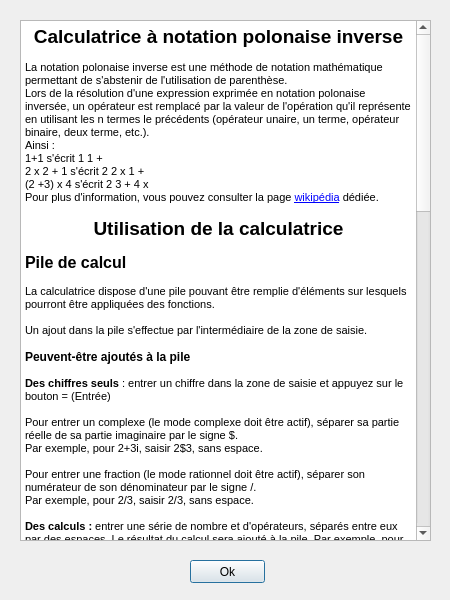
<?xml version="1.0" encoding="UTF-8"?>
<ui version="4.0">
 <class>Aide</class>
 <widget class="QDialog" name="Aide">
  <property name="geometry">
   <rect>
    <x>0</x>
    <y>0</y>
    <width>450</width>
    <height>600</height>
   </rect>
  </property>
  <property name="windowTitle">
   <string>Aide</string>
  </property>
  <widget class="QTextBrowser" name="textAide">
   <property name="enabled">
    <bool>true</bool>
   </property>
   <property name="geometry">
    <rect>
     <x>20</x>
     <y>20</y>
     <width>411</width>
     <height>521</height>
    </rect>
   </property>
   <property name="html">
    <string>&lt;!DOCTYPE HTML PUBLIC &quot;-//W3C//DTD HTML 4.0//EN&quot; &quot;http://www.w3.org/TR/REC-html40/strict.dtd&quot;&gt;
&lt;html&gt;&lt;head&gt;&lt;meta name=&quot;qrichtext&quot; content=&quot;1&quot; /&gt;&lt;style type=&quot;text/css&quot;&gt;
p, li { white-space: pre-wrap; }
&lt;/style&gt;&lt;/head&gt;&lt;body style=&quot; font-family:'MS Shell Dlg 2'; font-size:8.25pt; font-weight:400; font-style:normal;&quot;&gt;
&lt;p align=&quot;center&quot; style=&quot; margin-top:0px; margin-bottom:0px; margin-left:0px; margin-right:0px; -qt-block-indent:0; text-indent:0px;&quot;&gt;&lt;span style=&quot; font-size:14pt; font-weight:600;&quot;&gt;Calculatrice à notation polonaise inverse&lt;/span&gt;&lt;/p&gt;
&lt;p style=&quot;-qt-paragraph-type:empty; margin-top:0px; margin-bottom:0px; margin-left:0px; margin-right:0px; -qt-block-indent:0; text-indent:0px; font-size:8pt;&quot;&gt;&lt;/p&gt;
&lt;p style=&quot; margin-top:0px; margin-bottom:0px; margin-left:0px; margin-right:0px; -qt-block-indent:0; text-indent:0px;&quot;&gt;&lt;span style=&quot; font-size:8pt;&quot;&gt;La notation polonaise inverse est une méthode de notation mathématique permettant de s'abstenir de l'utilisation de parenthèse.&lt;/span&gt;&lt;/p&gt;
&lt;p style=&quot; margin-top:0px; margin-bottom:0px; margin-left:0px; margin-right:0px; -qt-block-indent:0; text-indent:0px;&quot;&gt;&lt;span style=&quot; font-size:8pt;&quot;&gt;Lors de la résolution d'une expression exprimée en notation polonaise inversée, un opérateur est remplacé par la valeur de l'opération qu'il représente en utilisant les n termes le précédents (opérateur unaire, un terme, opérateur binaire, deux terme, etc.).&lt;/span&gt;&lt;/p&gt;
&lt;p style=&quot; margin-top:0px; margin-bottom:0px; margin-left:0px; margin-right:0px; -qt-block-indent:0; text-indent:0px;&quot;&gt;&lt;span style=&quot; font-size:8pt;&quot;&gt;Ainsi :&lt;/span&gt;&lt;/p&gt;
&lt;p style=&quot; margin-top:0px; margin-bottom:0px; margin-left:0px; margin-right:0px; -qt-block-indent:0; text-indent:0px;&quot;&gt;&lt;span style=&quot; font-size:8pt;&quot;&gt;1+1 s'écrit 1 1 +&lt;/span&gt;&lt;/p&gt;
&lt;p style=&quot; margin-top:0px; margin-bottom:0px; margin-left:0px; margin-right:0px; -qt-block-indent:0; text-indent:0px;&quot;&gt;&lt;span style=&quot; font-size:8pt;&quot;&gt;2 x 2 + 1 s'écrit 2 2 x 1 +&lt;/span&gt;&lt;/p&gt;
&lt;p style=&quot; margin-top:0px; margin-bottom:0px; margin-left:0px; margin-right:0px; -qt-block-indent:0; text-indent:0px;&quot;&gt;&lt;span style=&quot; font-size:8pt;&quot;&gt;(2 +3) x 4 s'écrit 2 3 + 4 x&lt;/span&gt;&lt;/p&gt;
&lt;p style=&quot; margin-top:0px; margin-bottom:0px; margin-left:0px; margin-right:0px; -qt-block-indent:0; text-indent:0px;&quot;&gt;&lt;span style=&quot; font-size:8pt;&quot;&gt;Pour plus d'information, vous pouvez consulter la page &lt;/span&gt;&lt;a href=&quot;https://fr.wikipedia.org/wiki/Notation_polonaise_inverse&quot;&gt;&lt;span style=&quot; font-size:8pt; text-decoration: underline; color:#0000ff;&quot;&gt;wikipédia&lt;/span&gt;&lt;/a&gt;&lt;span style=&quot; font-size:8pt;&quot;&gt; dédiée.&lt;/span&gt;&lt;/p&gt;
&lt;p style=&quot;-qt-paragraph-type:empty; margin-top:0px; margin-bottom:0px; margin-left:0px; margin-right:0px; -qt-block-indent:0; text-indent:0px; font-size:8pt;&quot;&gt;&lt;/p&gt;
&lt;p align=&quot;center&quot; style=&quot; margin-top:0px; margin-bottom:0px; margin-left:0px; margin-right:0px; -qt-block-indent:0; text-indent:0px;&quot;&gt;&lt;span style=&quot; font-size:14pt; font-weight:600;&quot;&gt;Utilisation de la calculatrice&lt;/span&gt;&lt;/p&gt;
&lt;p style=&quot;-qt-paragraph-type:empty; margin-top:0px; margin-bottom:0px; margin-left:0px; margin-right:0px; -qt-block-indent:0; text-indent:0px; font-size:8pt;&quot;&gt;&lt;/p&gt;
&lt;p style=&quot; margin-top:0px; margin-bottom:0px; margin-left:0px; margin-right:0px; -qt-block-indent:0; text-indent:0px;&quot;&gt;&lt;span style=&quot; font-size:12pt; font-weight:600;&quot;&gt;Pile de calcul&lt;/span&gt;&lt;/p&gt;
&lt;p style=&quot;-qt-paragraph-type:empty; margin-top:0px; margin-bottom:0px; margin-left:0px; margin-right:0px; -qt-block-indent:0; text-indent:0px; font-size:8pt;&quot;&gt;&lt;/p&gt;
&lt;p style=&quot; margin-top:0px; margin-bottom:0px; margin-left:0px; margin-right:0px; -qt-block-indent:0; text-indent:0px;&quot;&gt;&lt;span style=&quot; font-size:8pt;&quot;&gt;La calculatrice dispose d'une pile pouvant être remplie d'éléments sur lesquels pourront être appliquées des fonctions.&lt;/span&gt;&lt;/p&gt;
&lt;p style=&quot;-qt-paragraph-type:empty; margin-top:0px; margin-bottom:0px; margin-left:0px; margin-right:0px; -qt-block-indent:0; text-indent:0px; font-size:8pt;&quot;&gt;&lt;/p&gt;
&lt;p style=&quot; margin-top:0px; margin-bottom:0px; margin-left:0px; margin-right:0px; -qt-block-indent:0; text-indent:0px;&quot;&gt;&lt;span style=&quot; font-size:8pt;&quot;&gt;Un ajout dans la pile s'effectue par l'intermédiaire de la zone de saisie.&lt;/span&gt;&lt;/p&gt;
&lt;p style=&quot;-qt-paragraph-type:empty; margin-top:0px; margin-bottom:0px; margin-left:0px; margin-right:0px; -qt-block-indent:0; text-indent:0px; font-size:8pt;&quot;&gt;&lt;/p&gt;
&lt;p style=&quot; margin-top:0px; margin-bottom:0px; margin-left:0px; margin-right:0px; -qt-block-indent:0; text-indent:0px;&quot;&gt;&lt;span style=&quot; font-size:9pt; font-weight:600;&quot;&gt;Peuvent-être ajoutés à la pile&lt;/span&gt;&lt;/p&gt;
&lt;p style=&quot;-qt-paragraph-type:empty; margin-top:0px; margin-bottom:0px; margin-left:0px; margin-right:0px; -qt-block-indent:0; text-indent:0px; font-size:8pt;&quot;&gt;&lt;/p&gt;
&lt;p style=&quot; margin-top:0px; margin-bottom:0px; margin-left:0px; margin-right:0px; -qt-block-indent:0; text-indent:0px;&quot;&gt;&lt;span style=&quot; font-size:8pt; font-weight:600;&quot;&gt;Des chiffres seuls &lt;/span&gt;&lt;span style=&quot; font-size:8pt;&quot;&gt;: entrer un chiffre dans la zone de saisie et appuyez sur le bouton = (Entrée)&lt;/span&gt;&lt;/p&gt;
&lt;p style=&quot;-qt-paragraph-type:empty; margin-top:0px; margin-bottom:0px; margin-left:0px; margin-right:0px; -qt-block-indent:0; text-indent:0px; font-size:8pt;&quot;&gt;&lt;/p&gt;
&lt;p style=&quot; margin-top:0px; margin-bottom:0px; margin-left:0px; margin-right:0px; -qt-block-indent:0; text-indent:0px;&quot;&gt;&lt;span style=&quot; font-size:8pt;&quot;&gt;Pour entrer un complexe (le mode complexe doit être actif), séparer sa partie réelle de sa partie imaginaire par le signe $. &lt;/span&gt;&lt;/p&gt;
&lt;p style=&quot; margin-top:0px; margin-bottom:0px; margin-left:0px; margin-right:0px; -qt-block-indent:0; text-indent:0px;&quot;&gt;&lt;span style=&quot; font-size:8pt;&quot;&gt;Par exemple, pour 2+3i, saisir 2$3, sans espace.&lt;/span&gt;&lt;/p&gt;
&lt;p style=&quot;-qt-paragraph-type:empty; margin-top:0px; margin-bottom:0px; margin-left:0px; margin-right:0px; -qt-block-indent:0; text-indent:0px; font-size:8pt;&quot;&gt;&lt;/p&gt;
&lt;p style=&quot; margin-top:0px; margin-bottom:0px; margin-left:0px; margin-right:0px; -qt-block-indent:0; text-indent:0px;&quot;&gt;&lt;span style=&quot; font-size:8pt;&quot;&gt;Pour entrer une fraction (le mode rationnel doit être actif), séparer son numérateur de son dénominateur par le signe /. &lt;/span&gt;&lt;/p&gt;
&lt;p style=&quot; margin-top:0px; margin-bottom:0px; margin-left:0px; margin-right:0px; -qt-block-indent:0; text-indent:0px;&quot;&gt;&lt;span style=&quot; font-size:8pt;&quot;&gt;Par exemple, pour 2/3, saisir 2/3, sans espace.&lt;/span&gt;&lt;/p&gt;
&lt;p style=&quot;-qt-paragraph-type:empty; margin-top:0px; margin-bottom:0px; margin-left:0px; margin-right:0px; -qt-block-indent:0; text-indent:0px; font-size:8pt;&quot;&gt;&lt;/p&gt;
&lt;p style=&quot; margin-top:0px; margin-bottom:0px; margin-left:0px; margin-right:0px; -qt-block-indent:0; text-indent:0px;&quot;&gt;&lt;span style=&quot; font-size:8pt; font-weight:600;&quot;&gt;Des calculs :&lt;/span&gt;&lt;span style=&quot; font-size:8pt;&quot;&gt; entrer une série de nombre et d'opérateurs, séparés entre eux par des espaces. Le résultat du calcul sera ajouté à la pile. Par exemple, pour 2+2, entrer 2 2 +&lt;/span&gt;&lt;/p&gt;
&lt;p style=&quot;-qt-paragraph-type:empty; margin-top:0px; margin-bottom:0px; margin-left:0px; margin-right:0px; -qt-block-indent:0; text-indent:0px; font-size:8pt;&quot;&gt;&lt;/p&gt;
&lt;p style=&quot; margin-top:0px; margin-bottom:0px; margin-left:0px; margin-right:0px; -qt-block-indent:0; text-indent:0px;&quot;&gt;&lt;span style=&quot; font-size:8pt; font-weight:600;&quot;&gt;Des expression : &lt;/span&gt;&lt;span style=&quot; font-size:8pt;&quot;&gt;une expression est une série de nombres et/ou d'opérateurs encadrés de guillemets : &amp;quot;&amp;quot;. L'expression est ajoutée dans l'état à la pile. Pour calculer son contenu, appuyer sur la touche EVAL (voir plus bas, Bouton EVAL). &lt;/span&gt;&lt;/p&gt;
&lt;p style=&quot; margin-top:0px; margin-bottom:0px; margin-left:0px; margin-right:0px; -qt-block-indent:0; text-indent:0px;&quot;&gt;&lt;span style=&quot; font-size:8pt;&quot;&gt;Exemples : &amp;quot;2 2 +&amp;quot; ou &amp;quot;1 2 3 4 + - *&amp;quot; ou &amp;quot;1 2 3&amp;quot; etc.&lt;/span&gt;&lt;/p&gt;
&lt;p style=&quot;-qt-paragraph-type:empty; margin-top:0px; margin-bottom:0px; margin-left:0px; margin-right:0px; -qt-block-indent:0; text-indent:0px; font-size:8pt;&quot;&gt;&lt;/p&gt;
&lt;p style=&quot; margin-top:0px; margin-bottom:0px; margin-left:0px; margin-right:0px; -qt-block-indent:0; text-indent:0px;&quot;&gt;&lt;span style=&quot; font-size:8pt; font-weight:600;&quot;&gt;Des opérateurs seuls :&lt;/span&gt;&lt;span style=&quot; font-size:8pt;&quot;&gt; l'ajout d'un opérateur seul entrainera le dépilement des deux derniers éléments de la pile (ou du dernier dans le cas d'un opérateur unaire comme le sinus, ou le carré), et l'ajout du résultat de l'opération à la pile.&lt;/span&gt;&lt;/p&gt;
&lt;p style=&quot;-qt-paragraph-type:empty; margin-top:0px; margin-bottom:0px; margin-left:0px; margin-right:0px; -qt-block-indent:0; text-indent:0px; font-size:8pt;&quot;&gt;&lt;/p&gt;
&lt;p style=&quot;-qt-paragraph-type:empty; margin-top:0px; margin-bottom:0px; margin-left:0px; margin-right:0px; -qt-block-indent:0; text-indent:0px; font-size:8pt;&quot;&gt;&lt;/p&gt;
&lt;p style=&quot; margin-top:0px; margin-bottom:0px; margin-left:0px; margin-right:0px; -qt-block-indent:0; text-indent:0px;&quot;&gt;&lt;span style=&quot; font-size:12pt; font-weight:600;&quot;&gt;Description des fonctionnalités&lt;/span&gt;&lt;/p&gt;
&lt;p style=&quot; margin-top:0px; margin-bottom:0px; margin-left:0px; margin-right:0px; -qt-block-indent:0; text-indent:0px;&quot;&gt;&lt;span style=&quot; font-size:8pt;&quot;&gt;		&lt;/span&gt;&lt;/p&gt;
&lt;p style=&quot; margin-top:0px; margin-bottom:0px; margin-left:0px; margin-right:0px; -qt-block-indent:0; text-indent:0px;&quot;&gt;&lt;span style=&quot; font-size:8pt; font-weight:600;&quot;&gt;Bouton +&lt;/span&gt;&lt;span style=&quot; font-size:8pt;&quot;&gt; : Somme des deux nombres/expressions précédent(e)s&lt;/span&gt;&lt;/p&gt;
&lt;p style=&quot; margin-top:0px; margin-bottom:0px; margin-left:0px; margin-right:0px; -qt-block-indent:0; text-indent:0px;&quot;&gt;&lt;span style=&quot; font-size:8pt;&quot;&gt;	 	&lt;/span&gt;&lt;/p&gt;
&lt;p style=&quot; margin-top:0px; margin-bottom:0px; margin-left:0px; margin-right:0px; -qt-block-indent:0; text-indent:0px;&quot;&gt;&lt;span style=&quot; font-size:8pt; font-weight:600;&quot;&gt;Bouton -&lt;/span&gt;&lt;span style=&quot; font-size:8pt;&quot;&gt; : Soustraction des deux nombres/expressions précédent(e)s&lt;/span&gt;&lt;/p&gt;
&lt;p style=&quot; margin-top:0px; margin-bottom:0px; margin-left:0px; margin-right:0px; -qt-block-indent:0; text-indent:0px;&quot;&gt;&lt;span style=&quot; font-size:8pt;&quot;&gt;		&lt;/span&gt;&lt;/p&gt;
&lt;p style=&quot; margin-top:0px; margin-bottom:0px; margin-left:0px; margin-right:0px; -qt-block-indent:0; text-indent:0px;&quot;&gt;&lt;span style=&quot; font-size:8pt; font-weight:600;&quot;&gt;Bouton *&lt;/span&gt;&lt;span style=&quot; font-size:8pt;&quot;&gt; : Multiplication des deux nombres/expressions précédent(e)s&lt;/span&gt;&lt;/p&gt;
&lt;p style=&quot; margin-top:0px; margin-bottom:0px; margin-left:0px; margin-right:0px; -qt-block-indent:0; text-indent:0px;&quot;&gt;&lt;span style=&quot; font-size:8pt;&quot;&gt;		&lt;/span&gt;&lt;/p&gt;
&lt;p style=&quot; margin-top:0px; margin-bottom:0px; margin-left:0px; margin-right:0px; -qt-block-indent:0; text-indent:0px;&quot;&gt;&lt;span style=&quot; font-size:8pt; font-weight:600;&quot;&gt;Bouton /&lt;/span&gt;&lt;span style=&quot; font-size:8pt;&quot;&gt; : Division des deux nombres/expressions précédent(e)s&lt;/span&gt;&lt;/p&gt;
&lt;p style=&quot; margin-top:0px; margin-bottom:0px; margin-left:0px; margin-right:0px; -qt-block-indent:0; text-indent:0px;&quot;&gt;&lt;span style=&quot; font-size:8pt;&quot;&gt;		&lt;/span&gt;&lt;/p&gt;
&lt;p style=&quot; margin-top:0px; margin-bottom:0px; margin-left:0px; margin-right:0px; -qt-block-indent:0; text-indent:0px;&quot;&gt;&lt;span style=&quot; font-size:8pt; font-weight:600;&quot;&gt;Bouton MOD&lt;/span&gt;&lt;span style=&quot; font-size:8pt;&quot;&gt; : Reste de la division entière des deux entiers précédents (mode entier seulement)		&lt;/span&gt;&lt;/p&gt;
&lt;p style=&quot; margin-top:0px; margin-bottom:0px; margin-left:0px; margin-right:0px; -qt-block-indent:0; text-indent:0px;&quot;&gt;&lt;span style=&quot; font-size:8pt;&quot;&gt;		&lt;/span&gt;&lt;/p&gt;
&lt;p style=&quot; margin-top:0px; margin-bottom:0px; margin-left:0px; margin-right:0px; -qt-block-indent:0; text-indent:0px;&quot;&gt;&lt;span style=&quot; font-size:8pt; font-weight:600;&quot;&gt;Bouton POW&lt;/span&gt;&lt;span style=&quot; font-size:8pt;&quot;&gt; : Fonction puissance : 2 3 POW &amp;lt;=&amp;gt; 2 puissance 3&lt;/span&gt;&lt;/p&gt;
&lt;p style=&quot; margin-top:0px; margin-bottom:0px; margin-left:0px; margin-right:0px; -qt-block-indent:0; text-indent:0px;&quot;&gt;&lt;span style=&quot; font-size:8pt;&quot;&gt;		&lt;/span&gt;&lt;/p&gt;
&lt;p style=&quot; margin-top:0px; margin-bottom:0px; margin-left:0px; margin-right:0px; -qt-block-indent:0; text-indent:0px;&quot;&gt;&lt;span style=&quot; font-size:8pt;&quot;&gt;		&lt;/span&gt;&lt;/p&gt;
&lt;p style=&quot; margin-top:0px; margin-bottom:0px; margin-left:0px; margin-right:0px; -qt-block-indent:0; text-indent:0px;&quot;&gt;&lt;span style=&quot; font-size:8pt; font-weight:600;&quot;&gt;Bouton SQR&lt;/span&gt;&lt;span style=&quot; font-size:8pt;&quot;&gt; : Fonction carré : 2 SQR &amp;lt;=&amp;gt; 2 au carré&lt;/span&gt;&lt;/p&gt;
&lt;p style=&quot; margin-top:0px; margin-bottom:0px; margin-left:0px; margin-right:0px; -qt-block-indent:0; text-indent:0px;&quot;&gt;&lt;span style=&quot; font-size:8pt;&quot;&gt;		&lt;/span&gt;&lt;/p&gt;
&lt;p style=&quot; margin-top:0px; margin-bottom:0px; margin-left:0px; margin-right:0px; -qt-block-indent:0; text-indent:0px;&quot;&gt;&lt;span style=&quot; font-size:8pt; font-weight:600;&quot;&gt;Bouton SQRT&lt;/span&gt;&lt;span style=&quot; font-size:8pt;&quot;&gt; : Fonction racine carrée&lt;/span&gt;&lt;/p&gt;
&lt;p style=&quot; margin-top:0px; margin-bottom:0px; margin-left:0px; margin-right:0px; -qt-block-indent:0; text-indent:0px;&quot;&gt;&lt;span style=&quot; font-size:8pt;&quot;&gt;		&lt;/span&gt;&lt;/p&gt;
&lt;p style=&quot; margin-top:0px; margin-bottom:0px; margin-left:0px; margin-right:0px; -qt-block-indent:0; text-indent:0px;&quot;&gt;&lt;span style=&quot; font-size:8pt; font-weight:600;&quot;&gt;Bouton CUBE&lt;/span&gt;&lt;span style=&quot; font-size:8pt;&quot;&gt; : Fonction cube&lt;/span&gt;&lt;/p&gt;
&lt;p style=&quot; margin-top:0px; margin-bottom:0px; margin-left:0px; margin-right:0px; -qt-block-indent:0; text-indent:0px;&quot;&gt;&lt;span style=&quot; font-size:8pt;&quot;&gt;		&lt;/span&gt;&lt;/p&gt;
&lt;p style=&quot; margin-top:0px; margin-bottom:0px; margin-left:0px; margin-right:0px; -qt-block-indent:0; text-indent:0px;&quot;&gt;&lt;span style=&quot; font-size:8pt; font-weight:600;&quot;&gt;Bouton SIN&lt;/span&gt;&lt;span style=&quot; font-size:8pt;&quot;&gt; : Fonction sinus&lt;/span&gt;&lt;/p&gt;
&lt;p style=&quot; margin-top:0px; margin-bottom:0px; margin-left:0px; margin-right:0px; -qt-block-indent:0; text-indent:0px;&quot;&gt;&lt;span style=&quot; font-size:8pt;&quot;&gt;		&lt;/span&gt;&lt;/p&gt;
&lt;p style=&quot; margin-top:0px; margin-bottom:0px; margin-left:0px; margin-right:0px; -qt-block-indent:0; text-indent:0px;&quot;&gt;&lt;span style=&quot; font-size:8pt; font-weight:600;&quot;&gt;Bouton COS&lt;/span&gt;&lt;span style=&quot; font-size:8pt;&quot;&gt; : Fonction cosinus&lt;/span&gt;&lt;/p&gt;
&lt;p style=&quot; margin-top:0px; margin-bottom:0px; margin-left:0px; margin-right:0px; -qt-block-indent:0; text-indent:0px;&quot;&gt;&lt;span style=&quot; font-size:8pt;&quot;&gt;		&lt;/span&gt;&lt;/p&gt;
&lt;p style=&quot; margin-top:0px; margin-bottom:0px; margin-left:0px; margin-right:0px; -qt-block-indent:0; text-indent:0px;&quot;&gt;&lt;span style=&quot; font-size:8pt; font-weight:600;&quot;&gt;Bouton TAN&lt;/span&gt;&lt;span style=&quot; font-size:8pt;&quot;&gt; : Fonction tangente&lt;/span&gt;&lt;/p&gt;
&lt;p style=&quot; margin-top:0px; margin-bottom:0px; margin-left:0px; margin-right:0px; -qt-block-indent:0; text-indent:0px;&quot;&gt;&lt;span style=&quot; font-size:8pt;&quot;&gt;		&lt;/span&gt;&lt;/p&gt;
&lt;p style=&quot; margin-top:0px; margin-bottom:0px; margin-left:0px; margin-right:0px; -qt-block-indent:0; text-indent:0px;&quot;&gt;&lt;span style=&quot; font-size:8pt; font-weight:600;&quot;&gt;Bouton SINH&lt;/span&gt;&lt;span style=&quot; font-size:8pt;&quot;&gt; : Fonction sinus hyperbolique&lt;/span&gt;&lt;/p&gt;
&lt;p style=&quot; margin-top:0px; margin-bottom:0px; margin-left:0px; margin-right:0px; -qt-block-indent:0; text-indent:0px;&quot;&gt;&lt;span style=&quot; font-size:8pt;&quot;&gt;		&lt;/span&gt;&lt;/p&gt;
&lt;p style=&quot; margin-top:0px; margin-bottom:0px; margin-left:0px; margin-right:0px; -qt-block-indent:0; text-indent:0px;&quot;&gt;&lt;span style=&quot; font-size:8pt; font-weight:600;&quot;&gt;Bouton COSH&lt;/span&gt;&lt;span style=&quot; font-size:8pt;&quot;&gt; : Fonction cosinus hyperbolique&lt;/span&gt;&lt;/p&gt;
&lt;p style=&quot; margin-top:0px; margin-bottom:0px; margin-left:0px; margin-right:0px; -qt-block-indent:0; text-indent:0px;&quot;&gt;&lt;span style=&quot; font-size:8pt;&quot;&gt;		&lt;/span&gt;&lt;/p&gt;
&lt;p style=&quot; margin-top:0px; margin-bottom:0px; margin-left:0px; margin-right:0px; -qt-block-indent:0; text-indent:0px;&quot;&gt;&lt;span style=&quot; font-size:8pt; font-weight:600;&quot;&gt;Bouton TANH&lt;/span&gt;&lt;span style=&quot; font-size:8pt;&quot;&gt; : Fonction tangente hyperbolique	&lt;/span&gt;&lt;/p&gt;
&lt;p style=&quot; margin-top:0px; margin-bottom:0px; margin-left:0px; margin-right:0px; -qt-block-indent:0; text-indent:0px;&quot;&gt;&lt;span style=&quot; font-size:8pt;&quot;&gt;		&lt;/span&gt;&lt;/p&gt;
&lt;p style=&quot; margin-top:0px; margin-bottom:0px; margin-left:0px; margin-right:0px; -qt-block-indent:0; text-indent:0px;&quot;&gt;&lt;span style=&quot; font-size:8pt; font-weight:600;&quot;&gt;Bouton LN&lt;/span&gt;&lt;span style=&quot; font-size:8pt;&quot;&gt; : Fonction logarithme népérien&lt;/span&gt;&lt;/p&gt;
&lt;p style=&quot; margin-top:0px; margin-bottom:0px; margin-left:0px; margin-right:0px; -qt-block-indent:0; text-indent:0px;&quot;&gt;&lt;span style=&quot; font-size:8pt;&quot;&gt;		&lt;/span&gt;&lt;/p&gt;
&lt;p style=&quot; margin-top:0px; margin-bottom:0px; margin-left:0px; margin-right:0px; -qt-block-indent:0; text-indent:0px;&quot;&gt;&lt;span style=&quot; font-size:8pt; font-weight:600;&quot;&gt;Bouton LOG&lt;/span&gt;&lt;span style=&quot; font-size:8pt;&quot;&gt; : Fonction logarithme décimal&lt;/span&gt;&lt;/p&gt;
&lt;p style=&quot; margin-top:0px; margin-bottom:0px; margin-left:0px; margin-right:0px; -qt-block-indent:0; text-indent:0px;&quot;&gt;&lt;span style=&quot; font-size:8pt;&quot;&gt;		&lt;/span&gt;&lt;/p&gt;
&lt;p style=&quot; margin-top:0px; margin-bottom:0px; margin-left:0px; margin-right:0px; -qt-block-indent:0; text-indent:0px;&quot;&gt;&lt;span style=&quot; font-size:8pt; font-weight:600;&quot;&gt;Bouton INV&lt;/span&gt;&lt;span style=&quot; font-size:8pt;&quot;&gt; : Fonction inverse&lt;/span&gt;&lt;/p&gt;
&lt;p style=&quot; margin-top:0px; margin-bottom:0px; margin-left:0px; margin-right:0px; -qt-block-indent:0; text-indent:0px;&quot;&gt;&lt;span style=&quot; font-size:8pt;&quot;&gt;		&lt;/span&gt;&lt;/p&gt;
&lt;p style=&quot; margin-top:0px; margin-bottom:0px; margin-left:0px; margin-right:0px; -qt-block-indent:0; text-indent:0px;&quot;&gt;&lt;span style=&quot; font-size:8pt; font-weight:600;&quot;&gt;Bouton SIGN&lt;/span&gt;&lt;span style=&quot; font-size:8pt;&quot;&gt; : Inversion du signe (modes réel et rationnel uniquement)&lt;/span&gt;&lt;/p&gt;
&lt;p style=&quot; margin-top:0px; margin-bottom:0px; margin-left:0px; margin-right:0px; -qt-block-indent:0; text-indent:0px;&quot;&gt;&lt;span style=&quot; font-size:8pt;&quot;&gt;		&lt;/span&gt;&lt;/p&gt;
&lt;p style=&quot; margin-top:0px; margin-bottom:0px; margin-left:0px; margin-right:0px; -qt-block-indent:0; text-indent:0px;&quot;&gt;&lt;span style=&quot; font-size:8pt; font-weight:600;&quot;&gt;Bouton !&lt;/span&gt;&lt;span style=&quot; font-size:8pt;&quot;&gt; : Fonction factorielle (mode entier uniquement)&lt;/span&gt;&lt;/p&gt;
&lt;p style=&quot; margin-top:0px; margin-bottom:0px; margin-left:0px; margin-right:0px; -qt-block-indent:0; text-indent:0px;&quot;&gt;&lt;span style=&quot; font-size:8pt;&quot;&gt;		&lt;/span&gt;&lt;/p&gt;
&lt;p style=&quot; margin-top:0px; margin-bottom:0px; margin-left:0px; margin-right:0px; -qt-block-indent:0; text-indent:0px;&quot;&gt;&lt;span style=&quot; font-size:8pt;&quot;&gt;		&lt;/span&gt;&lt;/p&gt;
&lt;p style=&quot; margin-top:0px; margin-bottom:0px; margin-left:0px; margin-right:0px; -qt-block-indent:0; text-indent:0px;&quot;&gt;&lt;span style=&quot; font-size:8pt; font-weight:600;&quot;&gt;Bouton SWAP&lt;/span&gt;&lt;span style=&quot; font-size:8pt;&quot;&gt; : Inverse les éléments x et y de la pile (x et y paramétrables dans Outils -&amp;gt; Paramètres)&lt;/span&gt;&lt;/p&gt;
&lt;p style=&quot; margin-top:0px; margin-bottom:0px; margin-left:0px; margin-right:0px; -qt-block-indent:0; text-indent:0px;&quot;&gt;&lt;span style=&quot; font-size:8pt;&quot;&gt;		&lt;/span&gt;&lt;/p&gt;
&lt;p style=&quot; margin-top:0px; margin-bottom:0px; margin-left:0px; margin-right:0px; -qt-block-indent:0; text-indent:0px;&quot;&gt;&lt;span style=&quot; font-size:8pt; font-weight:600;&quot;&gt;Bouton SUM&lt;/span&gt;&lt;span style=&quot; font-size:8pt;&quot;&gt; : Somme des x derniers éléments de la pile (x paramétrable dans Outils -&amp;gt; Paramètres)&lt;/span&gt;&lt;/p&gt;
&lt;p style=&quot; margin-top:0px; margin-bottom:0px; margin-left:0px; margin-right:0px; -qt-block-indent:0; text-indent:0px;&quot;&gt;&lt;span style=&quot; font-size:8pt;&quot;&gt;		&lt;/span&gt;&lt;/p&gt;
&lt;p style=&quot; margin-top:0px; margin-bottom:0px; margin-left:0px; margin-right:0px; -qt-block-indent:0; text-indent:0px;&quot;&gt;&lt;span style=&quot; font-size:8pt; font-weight:600;&quot;&gt;Bouton MEAN&lt;/span&gt;&lt;span style=&quot; font-size:8pt;&quot;&gt; : Moyenne des x derniers éléments de la pile (x paramétrable dans Outils -&amp;gt; Paramètres)&lt;/span&gt;&lt;/p&gt;
&lt;p style=&quot; margin-top:0px; margin-bottom:0px; margin-left:0px; margin-right:0px; -qt-block-indent:0; text-indent:0px;&quot;&gt;&lt;span style=&quot; font-size:8pt;&quot;&gt;		&lt;/span&gt;&lt;/p&gt;
&lt;p style=&quot; margin-top:0px; margin-bottom:0px; margin-left:0px; margin-right:0px; -qt-block-indent:0; text-indent:0px;&quot;&gt;&lt;span style=&quot; font-size:8pt; font-weight:600;&quot;&gt;Bouton DUP&lt;/span&gt;&lt;span style=&quot; font-size:8pt;&quot;&gt; : Duplique le dernier élément de la pile&lt;/span&gt;&lt;/p&gt;
&lt;p style=&quot; margin-top:0px; margin-bottom:0px; margin-left:0px; margin-right:0px; -qt-block-indent:0; text-indent:0px;&quot;&gt;&lt;span style=&quot; font-size:8pt;&quot;&gt;		&lt;/span&gt;&lt;/p&gt;
&lt;p style=&quot; margin-top:0px; margin-bottom:0px; margin-left:0px; margin-right:0px; -qt-block-indent:0; text-indent:0px;&quot;&gt;&lt;span style=&quot; font-size:8pt;&quot;&gt;		&lt;/span&gt;&lt;/p&gt;
&lt;p style=&quot; margin-top:0px; margin-bottom:0px; margin-left:0px; margin-right:0px; -qt-block-indent:0; text-indent:0px;&quot;&gt;&lt;span style=&quot; font-size:8pt; font-weight:600;&quot;&gt;Bouton =&lt;/span&gt;&lt;span style=&quot; font-size:8pt;&quot;&gt; : ajoute le contenu de la zone de saisie à la pile de calcul. Effectue le calcul si un opérateur est présent&lt;/span&gt;&lt;/p&gt;
&lt;p style=&quot; margin-top:0px; margin-bottom:0px; margin-left:0px; margin-right:0px; -qt-block-indent:0; text-indent:0px;&quot;&gt;&lt;span style=&quot; font-size:8pt;&quot;&gt;		&lt;/span&gt;&lt;/p&gt;
&lt;p style=&quot; margin-top:0px; margin-bottom:0px; margin-left:0px; margin-right:0px; -qt-block-indent:0; text-indent:0px;&quot;&gt;&lt;span style=&quot; font-size:8pt; font-weight:600;&quot;&gt;Bouton EVAL&lt;/span&gt;&lt;span style=&quot; font-size:8pt;&quot;&gt; : calcul le contenu d'une expression entrée dans la zone de saisie ou dans la pile&lt;/span&gt;&lt;/p&gt;
&lt;p style=&quot; margin-top:0px; margin-bottom:0px; margin-left:0px; margin-right:0px; -qt-block-indent:0; text-indent:0px;&quot;&gt;&lt;span style=&quot; font-size:8pt;&quot;&gt;		&lt;/span&gt;&lt;/p&gt;
&lt;p style=&quot; margin-top:0px; margin-bottom:0px; margin-left:0px; margin-right:0px; -qt-block-indent:0; text-indent:0px;&quot;&gt;&lt;span style=&quot; font-size:8pt; font-weight:600;&quot;&gt;Bouton CLEAR&lt;/span&gt;&lt;span style=&quot; font-size:8pt;&quot;&gt; : Retire le dernier éléments de la pile&lt;/span&gt;&lt;/p&gt;
&lt;p style=&quot; margin-top:0px; margin-bottom:0px; margin-left:0px; margin-right:0px; -qt-block-indent:0; text-indent:0px;&quot;&gt;&lt;span style=&quot; font-size:8pt;&quot;&gt;		&lt;/span&gt;&lt;/p&gt;
&lt;p style=&quot; margin-top:0px; margin-bottom:0px; margin-left:0px; margin-right:0px; -qt-block-indent:0; text-indent:0px;&quot;&gt;&lt;span style=&quot; font-size:8pt; font-weight:600;&quot;&gt;Bouton CLEAR ALL&lt;/span&gt;&lt;span style=&quot; font-size:8pt;&quot;&gt; : Vide la pile&lt;/span&gt;&lt;/p&gt;
&lt;p style=&quot; margin-top:0px; margin-bottom:0px; margin-left:0px; margin-right:0px; -qt-block-indent:0; text-indent:0px;&quot;&gt;&lt;span style=&quot; font-size:8pt;&quot;&gt;		&lt;/span&gt;&lt;/p&gt;
&lt;p style=&quot; margin-top:0px; margin-bottom:0px; margin-left:0px; margin-right:0px; -qt-block-indent:0; text-indent:0px;&quot;&gt;&lt;span style=&quot; font-size:8pt; font-weight:600;&quot;&gt;Bouton &amp;lt;--&lt;/span&gt;&lt;span style=&quot; font-size:8pt;&quot;&gt; : Efface un caractère de la zone de saisie&lt;/span&gt;&lt;/p&gt;
&lt;p style=&quot; margin-top:0px; margin-bottom:0px; margin-left:0px; margin-right:0px; -qt-block-indent:0; text-indent:0px;&quot;&gt;&lt;span style=&quot; font-size:8pt;&quot;&gt;		&lt;/span&gt;&lt;/p&gt;
&lt;p style=&quot; margin-top:0px; margin-bottom:0px; margin-left:0px; margin-right:0px; -qt-block-indent:0; text-indent:0px;&quot;&gt;&lt;span style=&quot; font-size:8pt; font-weight:600;&quot;&gt;Bouton EMPTY&lt;/span&gt;&lt;span style=&quot; font-size:8pt;&quot;&gt; : vide la zone de saisie&lt;/span&gt;&lt;/p&gt;
&lt;p style=&quot;-qt-paragraph-type:empty; margin-top:0px; margin-bottom:0px; margin-left:0px; margin-right:0px; -qt-block-indent:0; text-indent:0px; font-size:8pt;&quot;&gt;&lt;/p&gt;
&lt;p align=&quot;center&quot; style=&quot; margin-top:0px; margin-bottom:0px; margin-left:0px; margin-right:0px; -qt-block-indent:0; text-indent:0px;&quot;&gt;&lt;span style=&quot; font-size:14pt; font-weight:600;&quot;&gt;Liste des raccourcis clavier&lt;/span&gt;&lt;/p&gt;
&lt;p align=&quot;center&quot; style=&quot;-qt-paragraph-type:empty; margin-top:0px; margin-bottom:0px; margin-left:0px; margin-right:0px; -qt-block-indent:0; text-indent:0px; font-size:14pt; font-weight:600;&quot;&gt;&lt;/p&gt;
&lt;p style=&quot; margin-top:0px; margin-bottom:0px; margin-left:0px; margin-right:0px; -qt-block-indent:0; text-indent:0px;&quot;&gt;&lt;span style=&quot; font-size:8pt; font-weight:600;&quot;&gt;Entrée :&lt;/span&gt;&lt;span style=&quot; font-size:8pt;&quot;&gt; Ajouter un élément à la pile (=)&lt;/span&gt;&lt;/p&gt;
&lt;p style=&quot;-qt-paragraph-type:empty; margin-top:0px; margin-bottom:0px; margin-left:0px; margin-right:0px; -qt-block-indent:0; text-indent:0px; font-size:8pt;&quot;&gt;&lt;/p&gt;
&lt;p style=&quot; margin-top:0px; margin-bottom:0px; margin-left:0px; margin-right:0px; -qt-block-indent:0; text-indent:0px;&quot;&gt;&lt;span style=&quot; font-size:8pt; font-weight:600;&quot;&gt;Suppr :&lt;/span&gt;&lt;span style=&quot; font-size:8pt;&quot;&gt; Supprimer le dernier élément de la pile (CLEAR)&lt;/span&gt;&lt;/p&gt;
&lt;p style=&quot;-qt-paragraph-type:empty; margin-top:0px; margin-bottom:0px; margin-left:0px; margin-right:0px; -qt-block-indent:0; text-indent:0px; font-size:8pt;&quot;&gt;&lt;/p&gt;
&lt;p style=&quot; margin-top:0px; margin-bottom:0px; margin-left:0px; margin-right:0px; -qt-block-indent:0; text-indent:0px;&quot;&gt;&lt;span style=&quot; font-size:8pt; font-weight:600;&quot;&gt;Ctrl+C : &lt;/span&gt;&lt;span style=&quot; font-size:8pt;&quot;&gt;Vider la pile (CLEAR ALL)&lt;/span&gt;&lt;/p&gt;
&lt;p style=&quot;-qt-paragraph-type:empty; margin-top:0px; margin-bottom:0px; margin-left:0px; margin-right:0px; -qt-block-indent:0; text-indent:0px; font-size:8pt;&quot;&gt;&lt;/p&gt;
&lt;p style=&quot; margin-top:0px; margin-bottom:0px; margin-left:0px; margin-right:0px; -qt-block-indent:0; text-indent:0px;&quot;&gt;&lt;span style=&quot; font-size:8pt; font-weight:600;&quot;&gt;Ctrl+E : &lt;/span&gt;&lt;span style=&quot; font-size:8pt;&quot;&gt;Evaluer une expression (EVAL)&lt;/span&gt;&lt;/p&gt;
&lt;p style=&quot;-qt-paragraph-type:empty; margin-top:0px; margin-bottom:0px; margin-left:0px; margin-right:0px; -qt-block-indent:0; text-indent:0px; font-size:8pt;&quot;&gt;&lt;/p&gt;
&lt;p style=&quot; margin-top:0px; margin-bottom:0px; margin-left:0px; margin-right:0px; -qt-block-indent:0; text-indent:0px;&quot;&gt;&lt;span style=&quot; font-size:8pt; font-weight:600;&quot;&gt;Effacement :&lt;/span&gt;&lt;span style=&quot; font-size:8pt;&quot;&gt; Effacer un caractère de la zone de saisie (&amp;lt;--)&lt;/span&gt;&lt;/p&gt;
&lt;p style=&quot;-qt-paragraph-type:empty; margin-top:0px; margin-bottom:0px; margin-left:0px; margin-right:0px; -qt-block-indent:0; text-indent:0px; font-size:8pt;&quot;&gt;&lt;/p&gt;
&lt;p style=&quot; margin-top:0px; margin-bottom:0px; margin-left:0px; margin-right:0px; -qt-block-indent:0; text-indent:0px;&quot;&gt;&lt;span style=&quot; font-size:8pt; font-weight:600;&quot;&gt;Ctrl+Effacement :&lt;/span&gt;&lt;span style=&quot; font-size:8pt;&quot;&gt; Effacer la zone de saisie (EMPTY)&lt;/span&gt;&lt;/p&gt;
&lt;p style=&quot;-qt-paragraph-type:empty; margin-top:0px; margin-bottom:0px; margin-left:0px; margin-right:0px; -qt-block-indent:0; text-indent:0px; font-size:8pt;&quot;&gt;&lt;/p&gt;
&lt;p style=&quot; margin-top:0px; margin-bottom:0px; margin-left:0px; margin-right:0px; -qt-block-indent:0; text-indent:0px;&quot;&gt;&lt;span style=&quot; font-size:8pt; font-weight:600;&quot;&gt;Ctrl+M : &lt;/span&gt;&lt;span style=&quot; font-size:8pt;&quot;&gt;Fonction Modulo (MOD)&lt;/span&gt;&lt;/p&gt;
&lt;p style=&quot;-qt-paragraph-type:empty; margin-top:0px; margin-bottom:0px; margin-left:0px; margin-right:0px; -qt-block-indent:0; text-indent:0px; font-size:8pt;&quot;&gt;&lt;/p&gt;
&lt;p style=&quot; margin-top:0px; margin-bottom:0px; margin-left:0px; margin-right:0px; -qt-block-indent:0; text-indent:0px;&quot;&gt;&lt;span style=&quot; font-size:8pt; font-weight:600;&quot;&gt;Ctrl+Z :&lt;/span&gt;&lt;span style=&quot; font-size:8pt;&quot;&gt; Annuler&lt;/span&gt;&lt;/p&gt;
&lt;p style=&quot;-qt-paragraph-type:empty; margin-top:0px; margin-bottom:0px; margin-left:0px; margin-right:0px; -qt-block-indent:0; text-indent:0px; font-size:8pt; font-weight:600;&quot;&gt;&lt;/p&gt;
&lt;p style=&quot; margin-top:0px; margin-bottom:0px; margin-left:0px; margin-right:0px; -qt-block-indent:0; text-indent:0px;&quot;&gt;&lt;span style=&quot; font-size:8pt; font-weight:600;&quot;&gt;Ctrl+Y : &lt;/span&gt;&lt;span style=&quot; font-size:8pt;&quot;&gt;Rétablir&lt;/span&gt;&lt;/p&gt;
&lt;p style=&quot;-qt-paragraph-type:empty; margin-top:0px; margin-bottom:0px; margin-left:0px; margin-right:0px; -qt-block-indent:0; text-indent:0px; font-size:8pt;&quot;&gt;&lt;/p&gt;
&lt;p style=&quot; margin-top:0px; margin-bottom:0px; margin-left:0px; margin-right:0px; -qt-block-indent:0; text-indent:0px;&quot;&gt;&lt;span style=&quot; font-size:8pt;&quot;&gt;		&lt;/span&gt;&lt;/p&gt;&lt;/body&gt;&lt;/html&gt;</string>
   </property>
  </widget>
  <widget class="QPushButton" name="bOkAide">
   <property name="geometry">
    <rect>
     <x>190</x>
     <y>560</y>
     <width>75</width>
     <height>23</height>
    </rect>
   </property>
   <property name="text">
    <string>Ok</string>
   </property>
  </widget>
 </widget>
 <resources/>
 <connections/>
</ui>
